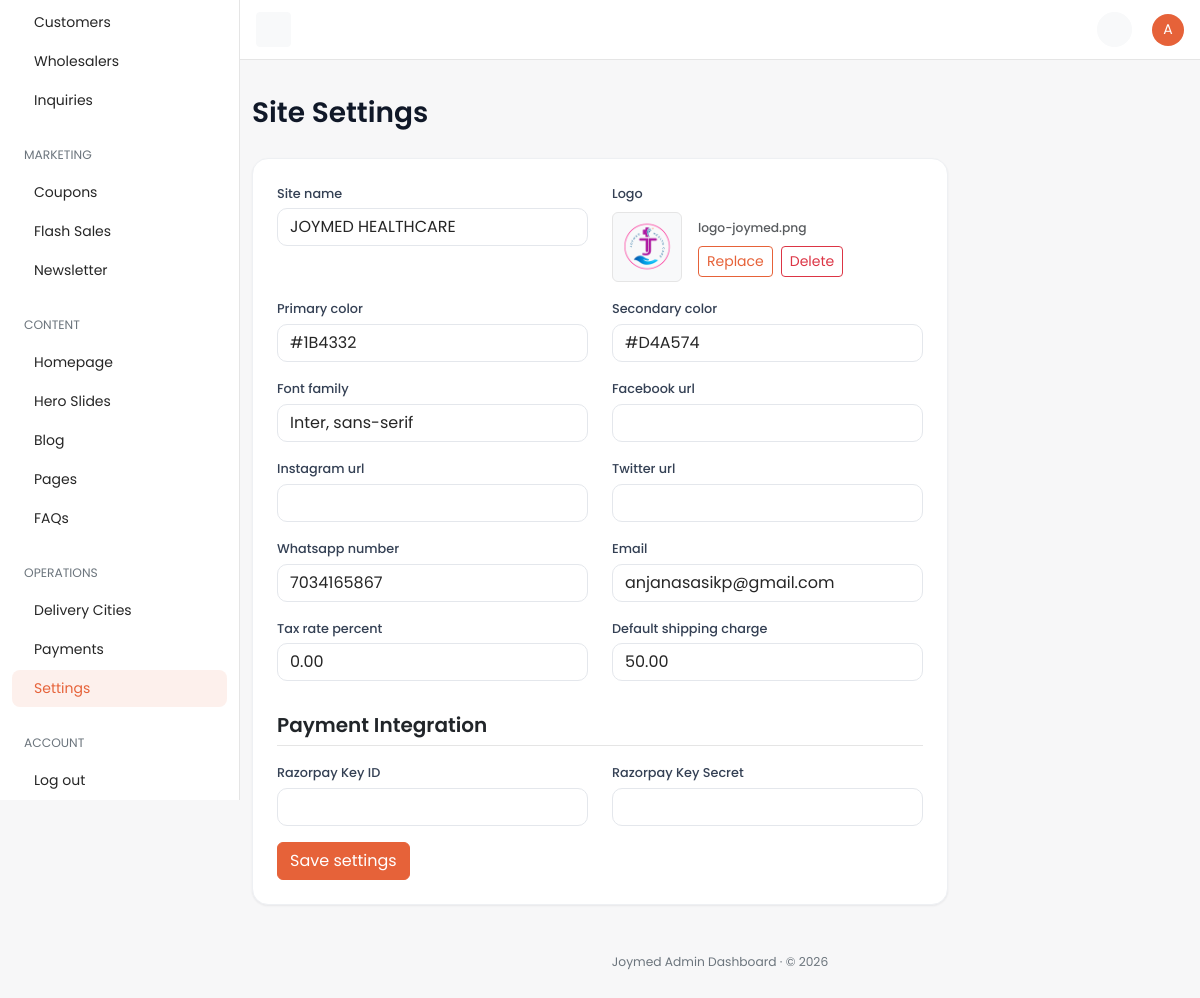
/dashboard/settings/ (signed in), run on an earlier commit of the app's database.
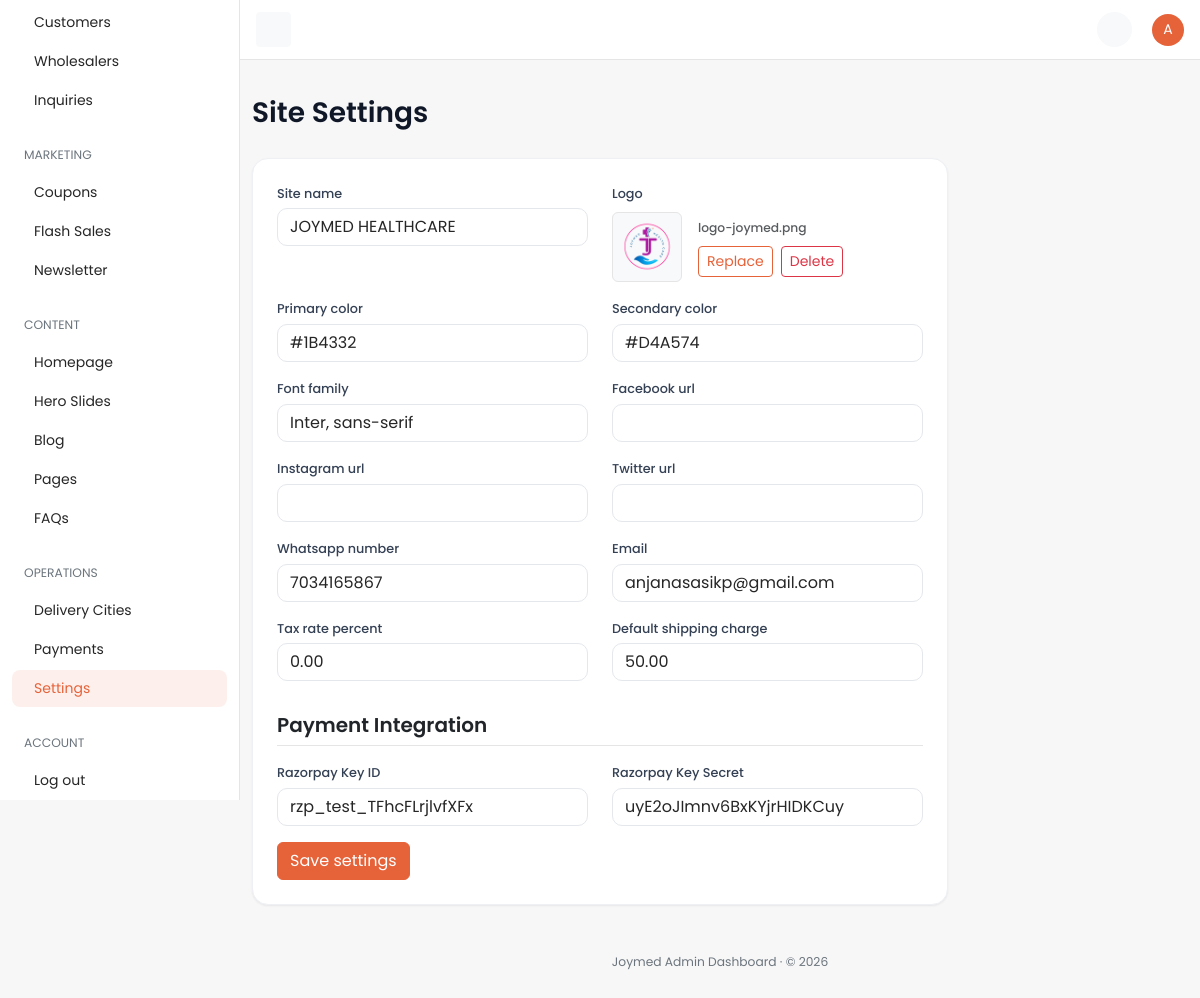
And on a later commit of the database.
### core/models.py (models this page shows, shortened)
class TimeStampedModel(models.Model):
    created_at = models.DateTimeField(
        auto_now_add=True,
        db_index=True,
        verbose_name="Created at",
        help_text="Timestamp when this record was first created.",
    )
    updated_at = models.DateTimeField(
        auto_now=True,
        db_index=True,
        verbose_name="Updated at",
        help_text="Timestamp when this record was last modified.",
    )
    class Meta:
        abstract = True

class SiteSettings(TimeStampedModel):
    site_name = models.CharField(max_length=120, default="JOYMED HEALTHCARE")
    logo = models.ImageField(upload_to="site/", blank=True, null=True, verbose_name="Logo")
    primary_color = models.CharField(max_length=7, default="#1B4332")
    secondary_color = models.CharField(max_length=7, default="#D4A574")
    font_family = models.CharField(max_length=120, default="Inter, sans-serif")
    facebook_url = models.URLField(blank=True)
    instagram_url = models.URLField(blank=True)
    twitter_url = models.URLField(blank=True)
    whatsapp_number = models.CharField(max_length=20, blank=True)
    vendor_email = models.EmailField(
        blank=True,
        verbose_name="Vendor Email",
        help_text="Email address to receive quote requests and contact inquiries.",
    )
    default_currency = models.ForeignKey(
        Currency,
        on_delete=models.PROTECT,
        null=True,
        blank=True,
        related_name="+",
    )
    default_language = models.CharField(max_length=5, default="en")
    tax_rate_percent = models.DecimalField(max_digits=5, decimal_places=2, default=0)
    default_shipping_charge = models.DecimalField(max_digits=10, decimal_places=2, default=50)
    card_gateway_public_key_env = models.CharField(
        max_length=80,
        default="CARD_GATEWAY_PUBLIC_KEY",
        help_text="Environment variable name for the card gateway public key.",
    )
    qatar_gateway_public_key_env = models.CharField(
        max_length=80,
        default="QATAR_GATEWAY_PUBLIC_KEY",
        blank=True,
    )
    order_email_template_slug = models.CharField(max_length=80, default="order-status")
    whatsapp_template_slug = models.CharField(max_length=80, default="order-whatsapp")
    razorpay_key_id = models.CharField(
        max_length=120,
        blank=True,
        verbose_name="Razorpay Key ID",
        help_text="Razorpay Key ID / Test Key ID for payment processing.",
    )
    razorpay_key_secret = models.CharField(
        max_length=120,
        blank=True,
        verbose_name="Razorpay Key Secret",
        help_text="Razorpay Key Secret / Test Key Secret for payment signature verification.",
    )
    class Meta:
        verbose_name = "Site settings"
        verbose_name_plural = "Site settings"

### dashboard/views/misc.py (the view)
# urls.py: path("settings/", misc.settings_view, name="settings"),
@dashboard_required
@require_http_methods(["GET", "POST"])
def settings_view(request: HttpRequest) -> HttpResponse:
    instance = SiteSettings.objects.first()
    if request.method == "POST":
        form = forms.SiteSettingsForm(request.POST, request.FILES, instance=instance)
        if form.is_valid():
            form.save()
            messages.success(request, "Settings saved.")
            return redirect("dashboard:settings")
    else:
        form = forms.SiteSettingsForm(instance=instance)
    _style(form)
    return render(
        request,
        "dashboard/settings.html",
        {"nav_section": "settings", "page_title": "Settings", "form": form},
    )

### dashboard/templates/dashboard/settings.html (shortened to what this page needs)
{% extends "dashboard/base.html" %}
{% block page_title %}Site Settings{% endblock %}
{% block content %}
<div class="row">
  <div class="col-12 col-xl-9">
    <div class="card">
      <div class="card-body p-4">
        <form method="post" enctype="multipart/form-data" novalidate>
          <div class="row">
            {% for field in form %}
            {% if field.name == 'razorpay_key_id' %}
            <div class="col-12 mt-3 mb-2">
              <h5 class="border-bottom pb-2 fw-semibold text-dark">Payment Integration</h5>
            </div>
            {% endif %}
            <div class="{% if field.field.widget.input_type == 'checkbox' %}col-12{% else %}col-md-6{% endif %} mb-3">
              {% if field.name == 'logo' %}
                <label class="form-label" for="{{ field.id_for_label }}">{{ field.label }}</label>
                <div class="d-flex flex-wrap align-items-center gap-3 mt-1">
                  <div id="logo-preview-container" class="border rounded p-1 bg-light" style="{% if not form.instance.logo %}display: none;{% endif %}">
                    <img id="logo-preview-img" src="{% if form.instance.logo %}{{ form.instance.logo.url }}{% endif %}" alt="Logo" style="height: 60px; max-width: 150px; object-fit: contain;">
                  </div>
                  <div class="d-flex flex-column gap-2">
                    <div>
                      <span id="logo-filename" class="text-muted small fw-medium">
                        {% if form.instance.logo %}{{ form.instance.logo.name|cut:"site/" }}{% else %}No file chosen{% endif %}
                      </span>
                    </div>
                    <div class="d-flex gap-2">
                      <button type="button" class="btn btn-sm btn-outline-primary" onclick="document.getElementById('{{ field.id_for_label }}').click()">
                        {% if form.instance.logo %}Replace{% else %}Choose File{% endif %}
                      </button>
                      {% if form.instance.logo %}
                      <label id="logo-delete-btn" class="btn btn-sm btn-outline-danger mb-0">
                        "> Delete
                      </label>
                      {% endif %}
                    </div>
                  </div>
                </div>
              {% elif field.field.widget.input_type == 'checkbox' %}
              <div class="form-check mt-4">{{ field }}<label class="form-check-label" for="{{ field.id_for_label }}">{{ field.label }}</label></div>
              {% else %}
              <label class="form-label" for="{{ field.id_for_label }}">{{ field.label }}</label>
              {{ field }}
              {% endif %}
            </div>
            {% endfor %}
          </div>
          <button type="submit" class="btn btn-primary">Save settings</button>
        </form>
      </div>
    </div>
  </div>
</div>
{% endblock %}

### dashboard/templates/dashboard/base.html (shortened to what this page needs)
{% load static %}
<!DOCTYPE html>
<html lang="en">
<head>
  <link href="https://cdn.jsdelivr.net/npm/bootstrap@5.3.3/dist/css/bootstrap.min.css" rel="stylesheet" />
  <link href="https://cdn.jsdelivr.net/npm/@tabler/icons-webfont@3.31.0/dist/tabler-icons.min.css" rel="stylesheet" />
  <link href="{% static 'dashboard/css/dashboard.css' %}" rel="stylesheet" />
</head>
<body>
  {% include "dashboard/partials/_topbar.html" %}
  {% include "dashboard/partials/_sidebar.html" %}
  <main id="content" class="content py-10">
    <div class="container-fluid">
      {% block page_header %}
      <div class="d-flex flex-column flex-md-row justify-content-between align-items-md-center mb-4 gap-2">
        <div>
          <h1 class="fs-3 mb-1">{% block page_title %}Dashboard{% endblock %}</h1>
        </div>
      </div>
      {% endblock %}
      {% block content %}{% endblock %}
      <div class="row">
        <div class="col-12">
          <footer class="text-center py-2 mt-6 text-secondary">
            <p class="mb-0 small">Joymed Admin Dashboard · &copy; {% now "Y" %}</p>
          </footer>
        </div>
      </div>
    </div>
  </main>
</body>
</html>

### dashboard/templates/dashboard/partials/_topbar.html (shortened to what this page needs)
{% load static %}
<nav id="topbar" class="navbar bg-white border-bottom fixed-top topbar px-3">
  <button id="toggleBtn" class="d-none d-lg-inline-flex btn btn-light btn-icon btn-sm" type="button">
  </button>
  <div>
    <ul class="list-unstyled d-flex align-items-center mb-0 gap-1">
      <li>
        <a class="position-relative btn-icon btn-sm btn-light btn rounded-circle" data-bs-toggle="dropdown"
           aria-expanded="false" href="#" role="button">
        </a>
      </li>
      <li class="ms-3 dropdown">
        <a href="#" role="button" data-bs-toggle="dropdown" aria-expanded="false">
          <span class="avatar avatar-sm avatar-primary rounded-circle">
            <span class="avatar-initials rounded-circle">{{ request.user.get_username|slice:":1"|upper }}</span>
          </span>
        </a>
      </li>
    </ul>
  </div>
</nav>

### dashboard/templates/dashboard/partials/_sidebar.html (shortened to what this page needs)
{% load static %}
<aside id="sidebar" class="sidebar">
  <ul class="nav flex-column">
    <li>
      <a class="nav-link {% if nav_section == 'customers' %}active{% endif %}"
        href="{% url 'dashboard:customer-list' %}">
        <span class="nav-text">Customers</span>
      </a>
    </li>
    <a class="nav-link {% if nav_section == 'wholesalers' %}active{% endif %}"
      href="{% url 'dashboard:wholesaler-list' %}">
      <span class="nav-text">Wholesalers</span>
    </a>
    <li>
      <a class="nav-link {% if nav_section == 'inquiries' %}active{% endif %}"
        href="{% url 'dashboard:inquiry-list' %}">
        <span class="nav-text">Inquiries</span>
      </a>
    </li>
    <li class="px-4 pt-4 pb-2"><small class="nav-text text-secondary text-uppercase">Marketing</small></li>
    <li>
      <a class="nav-link {% if nav_section == 'coupons' %}active{% endif %}" href="{% url 'dashboard:coupon-list' %}">
        <span class="nav-text">Coupons</span>
      </a>
    </li>
    <li>
      <a class="nav-link {% if nav_section == 'flashsales' %}active{% endif %}"
        href="{% url 'dashboard:flashsale-list' %}">
        <span class="nav-text">Flash Sales</span>
      </a>
    </li>
    <li>
      <a class="nav-link {% if nav_section == 'newsletter' %}active{% endif %}"
        href="{% url 'dashboard:newsletter-list' %}">
        <span class="nav-text">Newsletter</span>
      </a>
    </li>
    <li class="px-4 pt-4 pb-2"><small class="nav-text text-secondary text-uppercase">Content</small></li>
    <li>
      <a class="nav-link {% if nav_section == 'homepage' %}active{% endif %}"
        href="{% url 'dashboard:homepagesection-list' %}">
        <span class="nav-text">Homepage</span>
      </a>
    </li>
    <li>
      <a class="nav-link {% if nav_section == 'heroslides' %}active{% endif %}"
        href="{% url 'dashboard:heroslide-list' %}">
        <span class="nav-text">Hero Slides</span>
      </a>
    </li>
    <li>
      <a class="nav-link {% if nav_section == 'blog' %}active{% endif %}" href="{% url 'dashboard:blogpost-list' %}">
        <span class="nav-text">Blog</span>
      </a>
    </li>
    <li>
      <a class="nav-link {% if nav_section == 'pages' %}active{% endif %}" href="{% url 'dashboard:page-list' %}">
        <span class="nav-text">Pages</span>
      </a>
    </li>
    <li>
      <a class="nav-link {% if nav_section == 'faqs' %}active{% endif %}" href="{% url 'dashboard:faq-list' %}">
        <span class="nav-text">FAQs</span>
      </a>
    </li>
    <li class="px-4 pt-4 pb-2"><small class="nav-text text-secondary text-uppercase">Operations</small></li>
    <li>
      <a class="nav-link {% if nav_section == 'cities' %}active{% endif %}" href="{% url 'dashboard:city-list' %}">
        <span class="nav-text">Delivery Cities</span>
      </a>
    </li>
    <li>
      <a class="nav-link {% if nav_section == 'payments' %}active{% endif %}" href="{% url 'dashboard:payment-list' %}">
        <span class="nav-text">Payments</span>
      </a>
    </li>
    <li>
      <a class="nav-link {% if nav_section == 'settings' %}active{% endif %}" href="{% url 'dashboard:settings' %}">
        <span class="nav-text">Settings</span>
      </a>
    </li>
    <li class="px-4 pt-4 pb-2"><small class="nav-text text-secondary text-uppercase">Account</small></li>
    <li>
      <a class="nav-link" href="{% url 'dashboard:logout' %}">
        <span class="nav-text">Log out</span>
      </a>
    </li>
  </ul>
</aside>

What changed in the data, as far as the page shows it:
changed SiteSettings "logo-joymed.png": razorpay_key_id (not shown) → "rzp_test_TFhcFLrjlvfXFx"; razorpay_key_secret (not shown) → "uyE2oJImnv6BxKYjrHIDKCuy"
